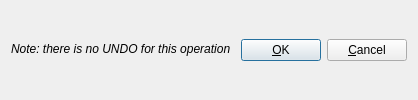
  <widget class="QWidget" name="">
   <layout class="QHBoxLayout">
    <item>
     <layout class="QVBoxLayout">
      <item>
       <widget class="QLabel" name="textLabel1_4">
        <property name="text">
         <string>&lt;i&gt;Note: there is no UNDO for this operation&lt;/i&gt;</string>
        </property>
        <property name="alignment">
         <set>Qt::AlignVCenter</set>
        </property>
        <property name="wordWrap">
         <bool>true</bool>
        </property>
       </widget>
      </item>
      <item>
       <spacer name="Horizontal Spacing2">
        <property name="orientation">
         <enum>Qt::Horizontal</enum>
        </property>
        <property name="sizeType">
         <enum>QSizePolicy::Expanding</enum>
        </property>
        <property name="sizeHint" stdset="0">
         <size>
          <width>224</width>
          <height>2</height>
         </size>
        </property>
       </spacer>
      </item>
     </layout>
    </item>
    <item>
     <widget class="QPushButton" name="buttonOk">
      <property name="text">
       <string>&amp;OK</string>
      </property>
      <property name="shortcut">
       <string/>
      </property>
      <property name="autoDefault">
       <bool>true</bool>
      </property>
      <property name="default">
       <bool>true</bool>
      </property>
     </widget>
    </item>
    <item>
     <widget class="QPushButton" name="buttonCancel">
      <property name="text">
       <string>&amp;Cancel</string>
      </property>
      <property name="shortcut">
       <string/>
      </property>
      <property name="autoDefault">
       <bool>true</bool>
      </property>
     </widget>
    </item>
   </layout>
  </widget>
